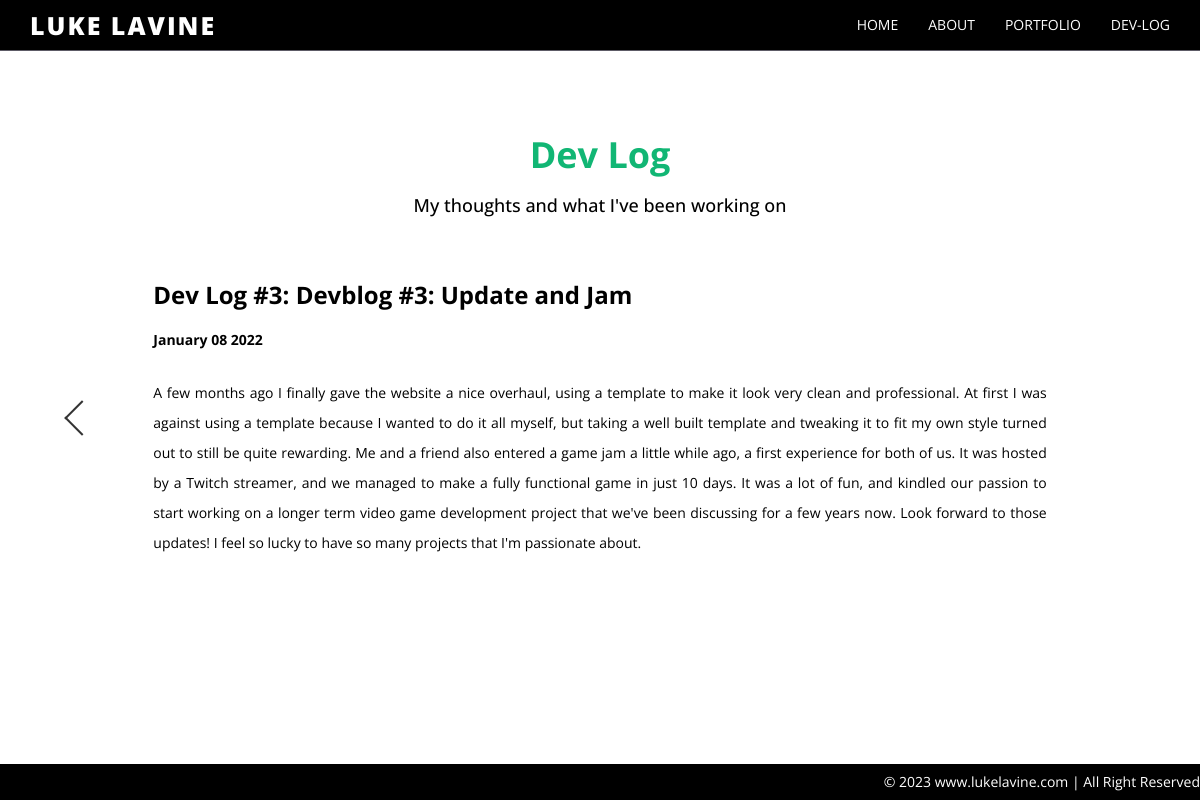
Before: /blog/ with the older database file.
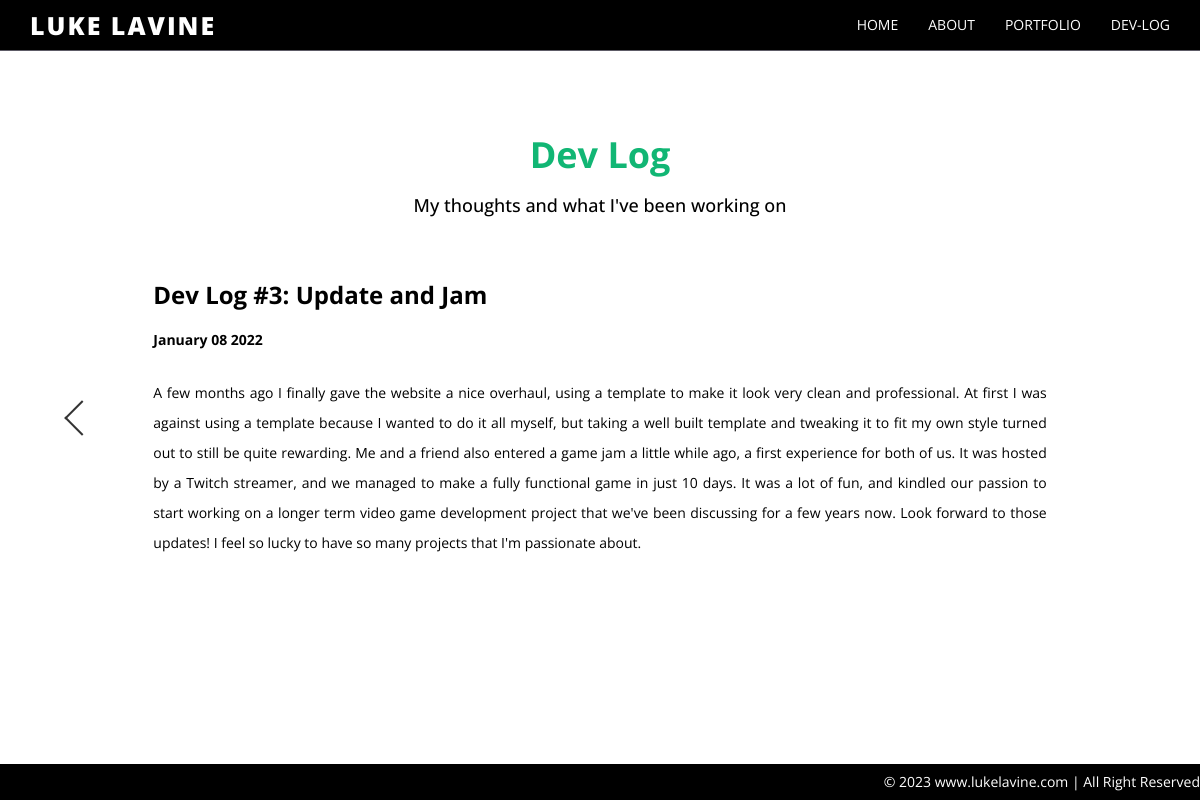
After: the same page with the newer database file.
### blog/models.py (models this page shows)
class Post(models.Model):
	id = models.IntegerField(primary_key=True)
	published = models.DateTimeField('date published')
	title = models.CharField(max_length = 100)
	text = models.TextField(blank=True)

### blog/views.py (the view)
# urls.py: path('', views.index, name='index'),
def index(request):
	post = Post.objects.latest('published')
	context = {
		"post": post,
		"prev": post.id-1,
		"next": 0
	}
	return render(request, "blog_detail.html", context)

### blog/templates/blog_detail.html
{% extends 'home/base.html' %}
{% load static %}
{% block head %}
	<link href="{% static 'blog/blog.css' %}" rel="stylesheet" />
{% endblock %}
{% block content %}
	<div class="container">
		<div class="row main-top-margin text-center">
            <h1>Dev Log</h1>
            <h4>My thoughts and what I've been working on</h4>
        </div>
		<div class="layout">
			{% if prev == 0 %}
			<div class="right-column"></div>
			{% else %}
			<a href="{% url 'blog:detail' prev %}" class="left-column">
				<div class="arrow" style="transform: translate(-50%, -50%) rotate(135deg);"></div>
			</a>
			{% endif %}
			<div class="middle-column text-justify">
				<h3> <strong>Dev Log #{{post.id}}: {{post.title}} </strong></h3>
				<p> <strong> {{post.published | date:"F d Y"}} </strong></p>
				<p> {{post.text|safe}} </p>
			</div>
			{% if next == 0 %}
			<div class="right-column"></div>
			{% else %}
			<a href="{% url 'blog:detail' next %}" class="right-column">
				<div class="arrow" style="transform: translate(-50%, -50%) rotate(-45deg);"></div>
			</a>
			{% endif %}
		</div>
	</div>
{% endblock %}

Changed rows visible on the page:
changed Post id 3: title "Devblog #3: Update and Jam" → "Update and Jam"
